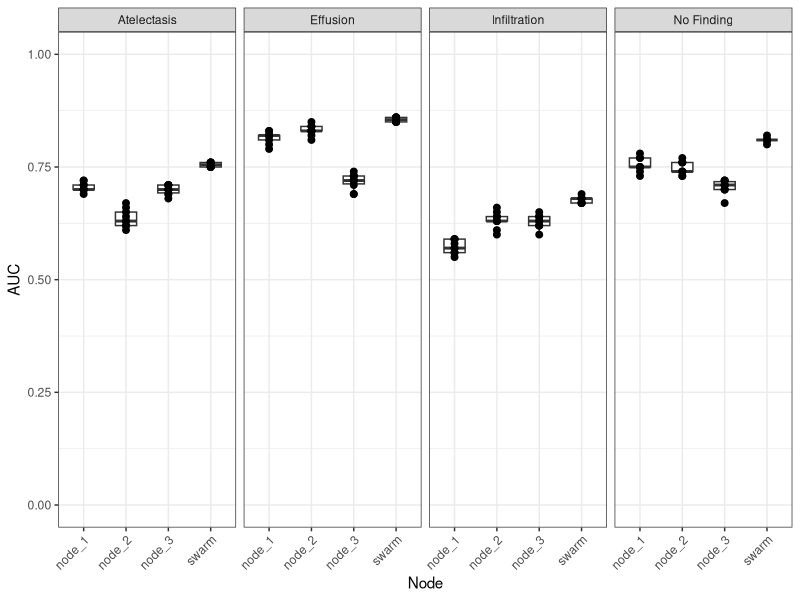
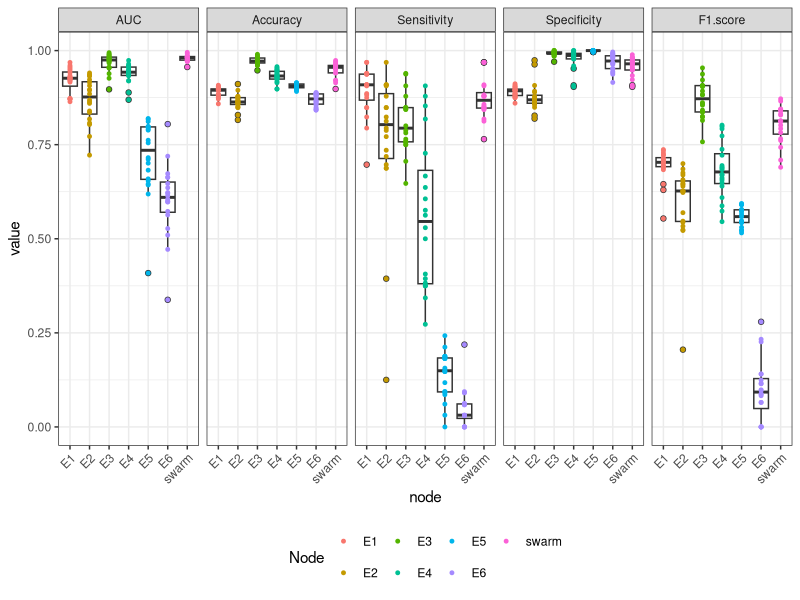
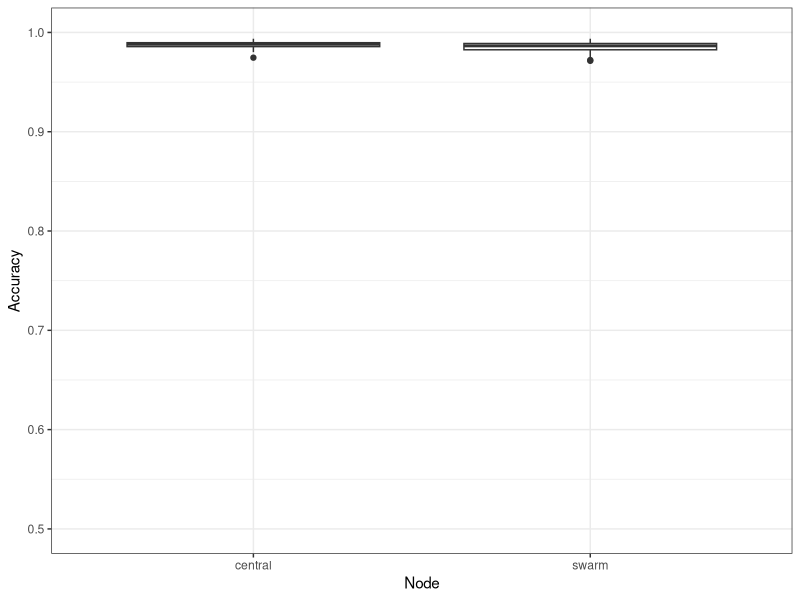
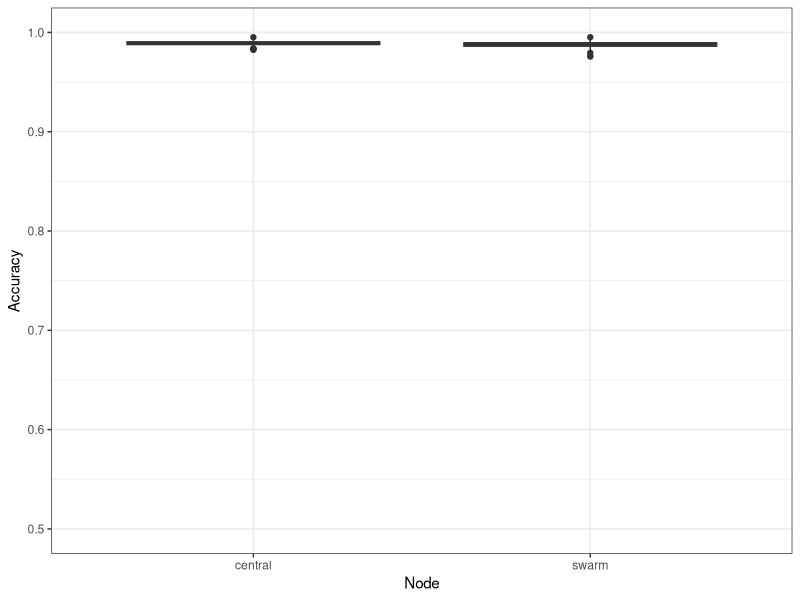
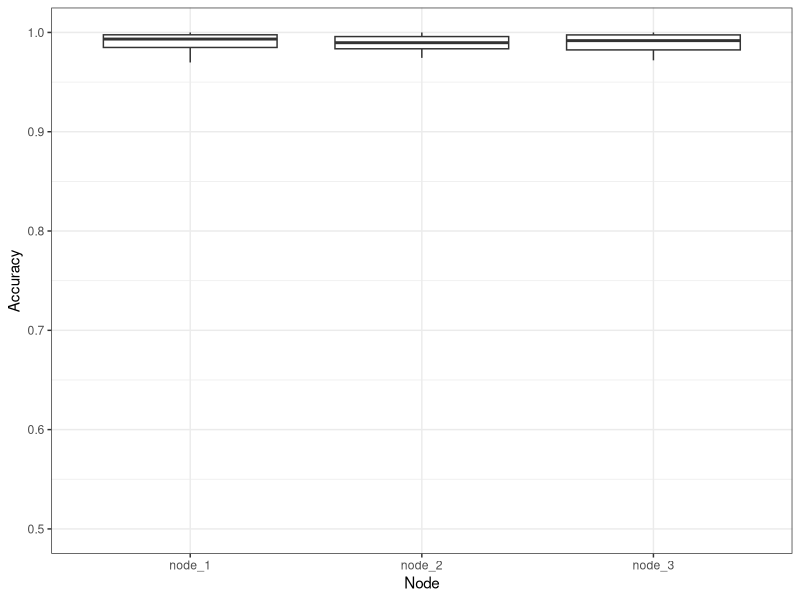
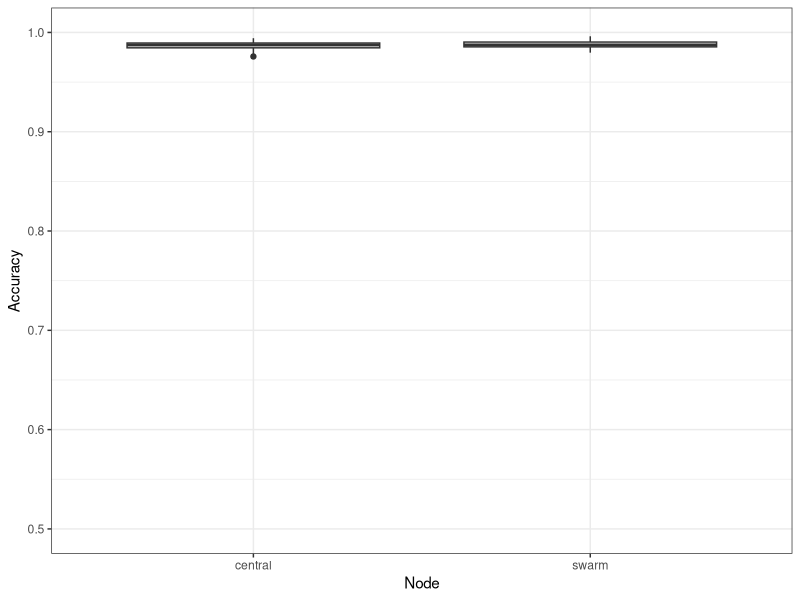
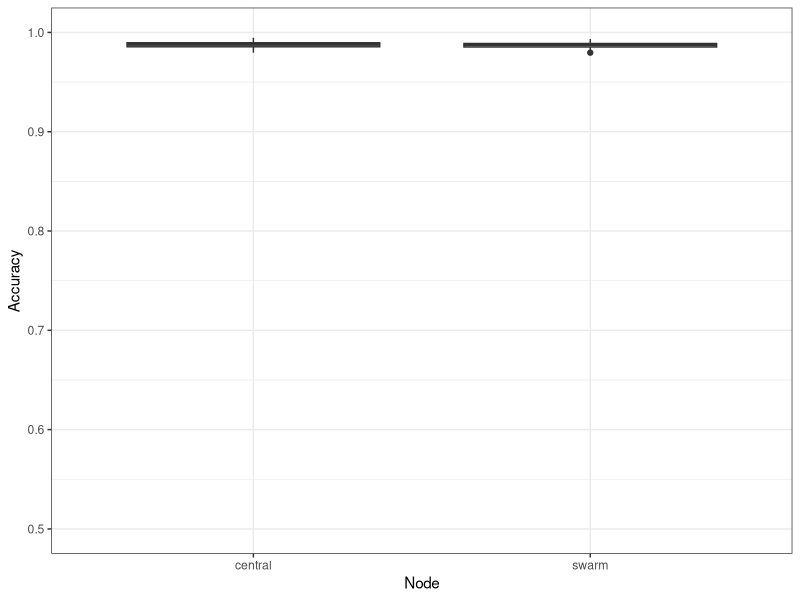
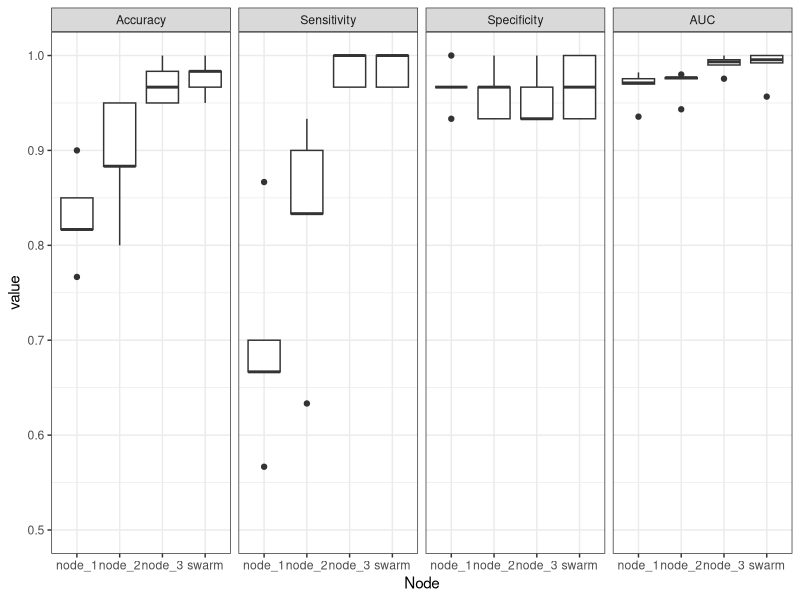

Source code (R) for these figures, in order:
## ---- chunk 1
knitr::opts_chunk$set(echo = TRUE)
## ---- chunk 2
library(ggplot2)
library(tidyr)
## ---- chunk 3
results <- read.delim("prediction_results.txt")
## ---- chunk 4
ggplot(results[results$figure == "Fig_3N",], aes(x = Node, y = AUC)) + 
  geom_boxplot(width = 0.5) + 
  geom_point(size = 2) + 
  ylim(c(0,1)) + 
  theme_bw() + 
  facet_grid(~other_spec) + 
  theme(axis.text.x = element_text(angle = 45, hjust = 1) )

## ---- chunk 5
# prepare plot
tmp <- results[results$figure == "Fig_4F",]
tmp <- pivot_longer(tmp, cols = c("AUC",  "Accuracy", "Sensitivity", "Specificity", "F1.score"), names_to = "measure", values_to = "value")
tmp$measure <- factor(tmp$measure, levels = c("AUC",  "Accuracy", "Sensitivity", "Specificity", "F1.score"))
ggplot(tmp, aes(x = Node, y = value)) + 
  geom_boxplot() + 
  geom_point(aes(colour = Node), size = 1) +
  facet_grid(cols = vars(measure)) + 
  xlab("node") + 
  theme_bw() + 
  theme(legend.position = "bottom", axis.text.x = element_text(angle = 45, hjust = 1))

## ---- chunk 6
ggplot(results[results$figure == "ED_Fig_2H",], aes(x = Node, y = Accuracy)) + 
  geom_boxplot() + 
  ylim(0.5, 1) +
  theme_bw()


# significance
wilcox.test(results$Accuracy[results$figure == "ED_Fig_2H" & results$Node == "swarm"],
                    results$Accuracy[results$figure == "ED_Fig_2H" & results$Node == "central"], paired = T, exact = FALSE)$p.value
## ---- chunk 7
ggplot(results[results$figure == "ED_Fig_3C",], aes(x = Node, y = Accuracy)) + 
  geom_boxplot() + 
  ylim(0.5, 1) +
  theme_bw()

# significance
wilcox.test(results$Accuracy[results$figure == "ED_Fig_3C" & results$Node == "swarm"],
                    results$Accuracy[results$figure == "ED_Fig_3C" & results$Node == "central"], paired = T, exact = FALSE)$p.value

## ---- chunk 8
ggplot(results[results$figure == "ED_Fig_3D",], aes(x = Node, y = Accuracy)) + 
  geom_boxplot() + 
  ylim(0.5, 1) +
 theme_bw()

## ---- chunk 9
ggplot(results[results$figure == "ED_Fig_4C",], aes(x = Node, y = Accuracy)) + 
  geom_boxplot() + 
  ylim(0.5, 1) +
 theme_bw()

wilcox.test(results$Accuracy[results$figure == "ED_Fig_4C" & results$Node == "swarm"],
                    results$Accuracy[results$figure == "ED_Fig_4C" & results$Node == "central"], paired = T, exact = FALSE)$p.value

## ---- chunk 10
ggplot(results[results$figure == "ED_Fig_4H",], aes(x = Node, y = Accuracy)) + 
  geom_boxplot() + 
  ylim(0.5, 1) +
 theme_bw()

wilcox.test(results$Accuracy[results$figure == "ED_Fig_4H" & results$Node == "swarm"][1:98],
                    results$Accuracy[results$figure == "ED_Fig_4H" & results$Node == "central"], paired = T, exact = FALSE, alternative = "less")$p.value

## ---- chunk 11
tmp <- results[results$figure == "ED_Fig_4J",]
tmp <- pivot_longer(tmp, cols = c("AUC",  "Accuracy", "Sensitivity", "Specificity"), names_to = "measure", values_to = "value")
tmp$measure <- factor(tmp$measure, levels = c("Accuracy", "Sensitivity", "Specificity", "AUC"))


ggplot(tmp, aes(x = Node, y = value)) + 
  geom_boxplot() + 
  ylim(0.5, 1) +
  facet_grid(cols = vars(measure)) + 
 theme_bw()
## ---- chunk 12
 ggplot(results[results$figure == "ED_Fig_5G",], aes(x = Node, y = Accuracy)) + 
  geom_boxplot() + 
  geom_point(size = 1) +
  facet_grid(cols = vars(other_spec)) + 
  xlab("node") + 
  theme_bw() + 
  theme(legend.position = "bottom", axis.text.x = element_text(angle = 45, hjust = 1))
## ---- chunk 13
tmp <- results[results$figure %in% c("Fig_4B_central", "Fig_4C_central",  "Fig_4D_central"),]
tmp <- pivot_longer(tmp, cols = c("Accuracy", "Sensitivity", "Specificity", "F1.score"), names_to = "measure", values_to = "value")
tmp$measure <- factor(tmp$measure, levels = c("Accuracy", "Sensitivity", "Specificity", "F1.score"))

ggplot(tmp, aes(x = measure, y = value)) + 
 geom_boxplot() + 
  facet_grid(cols = vars(figure)) + 
 theme_bw() + 
 theme(axis.text.x = element_text(angle = 45, hjust = 1))
## ---- chunk 14
tmp <- pivot_longer(results[results$figure == "ED_Fig_9F",], cols = c("Accuracy", "Sensitivity", "Specificity", "F1.score"), names_to = "measure", values_to = "value")
tmp$measure <- factor(tmp$measure, levels = c("Accuracy", "Sensitivity", "Specificity", "F1.score"))


ggplot(results[results$figure == "ED_Fig_9F",], aes(x = Node, y = AUC)) + 
 geom_boxplot() + 
  facet_grid(rows = vars(other_spec)) + 
 theme_bw() + 
 theme(axis.text.x = element_text(angle = 45, hjust = 1))
## ---- chunk 15
tmp <- pivot_longer(results[results$figure == "ED_Fig_9G",], cols = c("AUC", "Accuracy", "Sensitivity", "Specificity", "F1.score"), names_to = "measure", values_to = "value")
tmp$measure <- factor(tmp$measure, levels = c("AUC", "Accuracy", "Sensitivity", "Specificity", "F1.score"))

# 
ggplot(tmp, aes(x = Node, y = value)) + 
 geom_boxplot() + 
  facet_grid(cols = vars(measure)) + 
 theme_bw() + 
 theme(axis.text.x = element_text(angle = 45, hjust = 1))
## ---- chunk 16
tmp <- pivot_longer(results[results$figure == "ED_Fig_9I",], cols = c("AUC", "Accuracy", "Sensitivity", "Specificity"), names_to = "measure", values_to = "value")
tmp$measure <- factor(tmp$measure, levels = c("AUC", "Accuracy", "Sensitivity", "Specificity", "F1.score"))

tmp$other_spec[tmp$Node == "node_1"] <- "E1"
tmp$other_spec[tmp$Node == "node_2"] <- "E3"
tmp$other_spec[tmp$Node == "node_3"] <- "E2"
tmp$other_spec[tmp$Node == "swarm"] <- "swarm"


ggplot(tmp, aes(x = other_spec, y = value)) + 
 geom_point() + 
  facet_grid(cols = vars(measure)) + 
 theme_bw() + 
  ylim(0.5, 1) + 
 theme(axis.text.x = element_text(angle = 45, hjust = 1))
